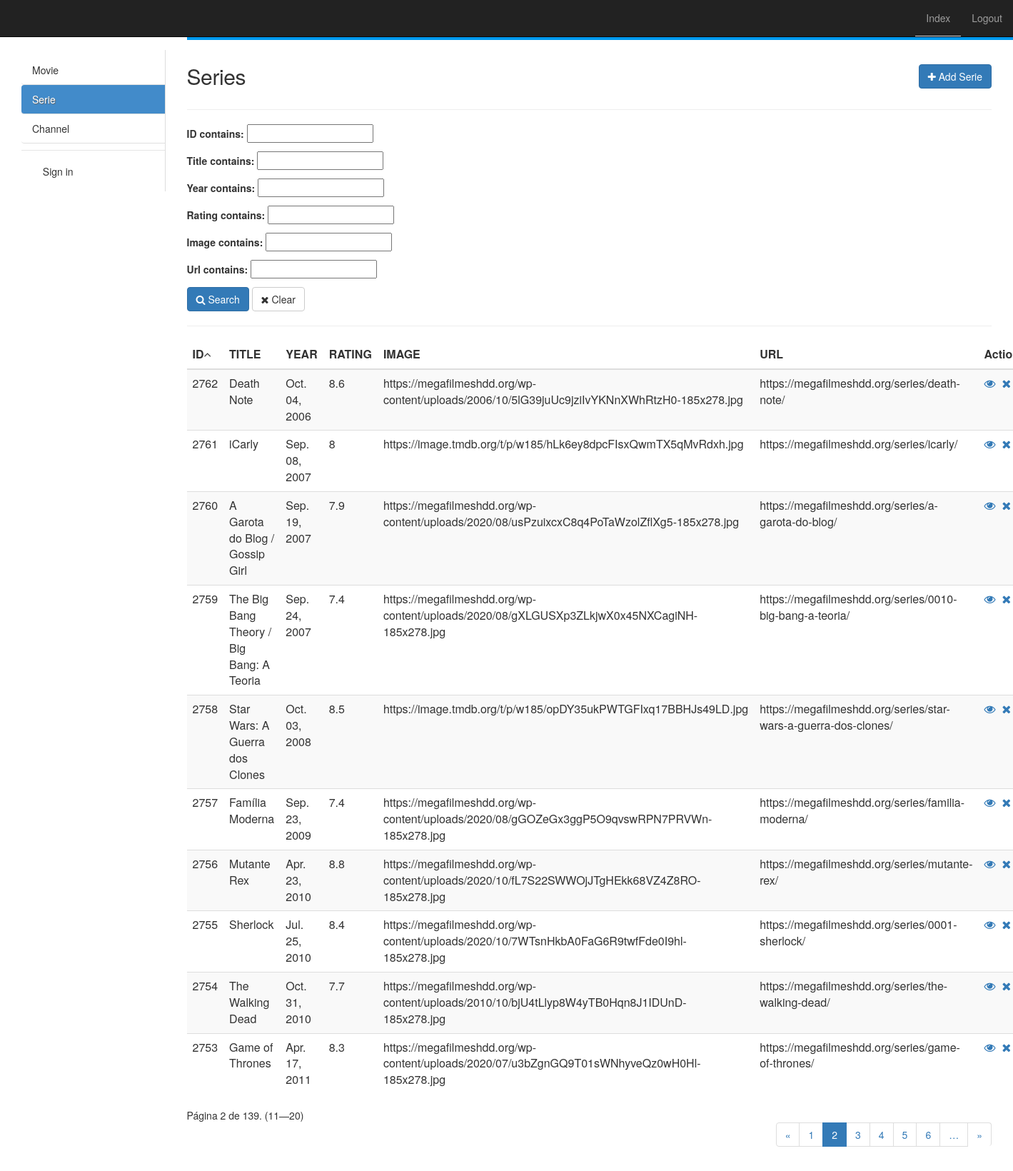
The app's page /serie/full/?page=2 (signed in) with its own data.
### app/models.py (models this page shows, shortened)
class TimeStamp(models.Model):
    created_at = models.DateTimeField(auto_now_add=True)
    updated_at = models.DateTimeField(auto_now=True)
    class Meta:
        abstract = True

class Serie(TimeStamp):
    title = models.CharField(max_length=255, blank=True, null=True)
    year = models.CharField(max_length=100, blank=True, null=True)
    rating = models.CharField(max_length=100, blank=True, null=True)
    image = models.URLField(blank=True, null=True)
    url = models.URLField(blank=True, null=True)

### app/views/serie.py (the view, shortened to what this page needs)
class ListFull(LoginRequiredMixin, SerieMixin, ListView):
    login_url = '/admin/login/'
    template_name = 'serie/list_full.html'
    model = Serie
    context_object_name = 'series'
    ordering = '-id'
    paginate_by = 10
    search = ''
    def get_queryset(self):
        queryset = super().get_queryset()
        filter = SerieFilter(self.request.GET, queryset)
        queryset = self.search_general(filter.qs)
        queryset = self.ordering_data(queryset)
        return queryset
    def search_general(self, qs):
        if 'search' in self.request.GET:
            self.search = self.request.GET['search']
            if self.search:
                search = self.search
                qs = qs.filter(Q(id__icontains=search) | Q(title__icontains=search) | Q(year__icontains=search) | Q(
                    rating__icontains=search) | Q(image__icontains=search) | Q(url__icontains=search))
        return qs
    def get_ordering(self):
        if 'ordering' in self.request.GET:
            self.ordering = self.request.GET['ordering']
            if self.ordering:
                return self.ordering
            else:
                self.ordering = '-id'
        return self.ordering
    def ordering_data(self, qs):
        qs = qs.order_by(self.get_ordering())
        return qs
    def get_context_data(self, **kwargs):
        context = super(ListFull, self).get_context_data(**kwargs)
        queryset = self.get_queryset()
        filter = SerieFilter(self.request.GET, queryset)
        page_size = self.get_paginate_by(queryset)
        if page_size:
            paginator, page, queryset, is_paginated = self.paginate_queryset(queryset, page_size)
            context.update(**{
                'ordering': self.ordering,
                'search': self.search,
                'filter': filter,
                'paginator': paginator,
                'page_obj': page,
                'is_paginated': is_paginated,
                'object_list': queryset
            })
        return context

### app/mixins.py (called while the page is built)
    def get_context_data(self, **kwargs):
        context = super(SerieMixin, self).get_context_data(**kwargs)
        if self.model:
            context['model_name'] = self.model._meta.verbose_name.title()
            context['model_name_plural'] = self.model._meta.verbose_name_plural.title()
        return context

### app/templatetags/my_tags.py (called while the page is built)
@register.simple_tag(takes_context=True)
def param_replace(context, **kwargs):
    d = context['request'].GET.copy()
    for k, v in kwargs.items():
        d[k] = v
    for k in [k for k, v in d.items() if not v]:
        del d[k]
    return d.urlencode()

### app/templates/serie/list_full.html (shortened to what this page needs)
﻿{% extends 'base.html' %}
{% load my_tags %}
{% load static %}
{% load form_utils %}
{% block content %}
    <div id="top" class="row">
        <div class="col-sm-3">
            <h2> {{ model_name_plural }}</h2>
        </div>
        <div class="col-sm-3 col-sm-offset-6">
            <a href="{% url 'SERIE_create' %}" class="btn btn-primary pull-right h2"><i
                    class="fa fa-plus"></i> Add Serie
            </a>
        </div>
    </div>
    <hr/>
    <form id="advancedForm" method="get" action="{% url 'SERIE_list_full' %}">
        <div class="row">
            <div class="col-sm-12">
                {{ filter.form.as_p }}
                <button type="submit" class="btn btn-primary" id="search_btn">
                    <i class="fa fa-search"></i> Search
                </button>
                <button type="button" class="btn btn-default" id="clear">
                    <i class="fa fa-close"></i> Clear
                </button>
            </div>
        </div>
        <hr/>
        <div id="list" class="row">
            <div class="col-md-12">
                <header>
                    <div class="form-group form-inline pull-right">
                        <label>Search:</label>
                    </div>
                </header>
                <table id="table" class="table table-striped" cellspacing="0" cellpadding="0">
                    <thead>
                        <tr>
                             <th>ID</th>
 <th>TITLE</th>
 <th>YEAR</th>
 <th>RATING</th>
 <th>IMAGE</th>
 <th>URL</th>
                            <th class="actions">Actions</th>
                        </tr>
                    </thead>
                    <tbody>
                    {% for serie in object_list %}
                        <tr>
                             <td>{{ serie.id }}</td>
 <td>{{ serie.title }}</td>
 <td>{{ serie.year }}</td>
 <td>{{ serie.rating }}</td>
 <td>{{ serie.image }}</td>
 <td>{{ serie.url }}</td>
 <td><a href="{% url 'SERIE_detail' serie.id %}"><i class="fa fa-eye"></i></a>&nbsp;&nbsp;<a href="{% url 'SERIE_delete' serie.id %}"><i class="fa fa-close"></i></a></td>
                        </tr>
                    {% endfor %}
                    </tbody>
                </table>
                <div class="row">
                    <div class="col-sm-12">
                        <span class="current pull-left">
                            Página {{ page_obj.number }} de {{ page_obj.paginator.num_pages }}. ({{ page_obj.start_index }}—{{ page_obj.end_index }})
                        </span>
                        {% if is_paginated %}
                            <ul class="pagination pagination-flat pull-right">
                                {% if page_obj.has_previous %}
                                    <li class="page-item"><a class="page-link"
                                                             href="?{% param_replace page=page_obj.previous_page_number %}">&laquo;</a>
                                    </li>
                                {% else %}
                                    <li class="page-item disabled"><span>&laquo;</span></li>
                                {% endif %}
                                {% for i in page_obj.paginator.page_range %}
                                    {% if page_obj.number == i %}
                                        <li class="page-item active"><span>{{ i }} </span>
                                        </li>
                                    {% elif i > page_obj.number|add:'-5' and i < page_obj.number|add:'5' %}
                                        <li class="page-item"><a class="page-link"
                                                                 href="?{% param_replace page=i %}">{{ i }}</a></li>
                                    {% endif %}
                                {% endfor %}
                                {% if page_obj.paginator.num_pages > page_obj.number|add:'4' %}
                                    <li class="page-item"><a class="page-link"
                                                             href="?{% param_replace page=page_obj.number|add:'5' %}">&hellip;</a>
                                    </li>
                                {% endif %}
                                {% if page_obj.has_next %}
                                    <li class="page-item"><a class="page-link"
                                                             href="?{% param_replace page=page_obj.next_page_number %}">&raquo;</a>
                                    </li>
                                {% else %}
                                    <li class="page-item disabled"><span>&raquo;</span></li>
                                {% endif %}
                            </ul>
                        {% endif %}
                    </div>
                </div>
            </div>
        </div>
    </form>
{% endblock %}

### static/default/css/guia.css (style rules this page uses)
body { -webkit-text-size-adjust:none;-webkit-font-smoothing:antialiased;background-color:#f5f5f5 }
header { height:56px;background-color:#0099EE;position:fixed;top:0;width:100%;z-index:20;transition:background-color 350ms ease-in-out }
p { margin-bottom:16px }
h2,h3 { text-overflow:ellipsis;white-space:nowrap;overflow:hidden }
h2 { font:600 16px/20px 'Open Sans', sans-serif;color:rgba(0,0,0,0.87);letter-spacing:-0.4px;margin-bottom:4px }
ul li a { display:-webkit-flex;display:flex;-webkit-flex-direction:row;flex-direction:row;text-decoration:none;border-bottom:1px solid #e0e0e0 }
ul li:last-child a { border-bottom:0 }

### records on screen
Serie: id "2762", title "Death Note", year "Oct. 04, 2006", rating "8.6", image "https://megafilmeshdd.org/wp-content/uploads/2006/10/5lG39juUc9jziIvYKNnXWhRtzH0-185x278.jpg", url "https://megafilmeshdd.org/series/death-note/"
Serie: id "2761", title "iCarly", year "Sep. 08, 2007", rating "8", image "https://image.tmdb.org/t/p/w185/hLk6ey8dpcFIsxQwmTX5qMvRdxh.jpg", url "https://megafilmeshdd.org/series/icarly/"
Serie: id "2760", title "A Garota do Blog / Gossip Girl", year "Sep. 19, 2007", rating "7.9", image "https://megafilmeshdd.org/wp-content/uploads/2020/08/usPzuixcxC8q4PoTaWzolZflXg5-185x278.jpg", url "https://megafilmeshdd.org/series/a-garota-do-blog/"
Serie: id "2759", title "The Big Bang Theory / Big Bang: A Teoria", year "Sep. 24, 2007", rating "7.4", image "https://megafilmeshdd.org/wp-content/uploads/2020/08/gXLGUSXp3ZLkjwX0x45NXCagiNH-185x278.jpg", url "https://megafilmeshdd.org/series/0010-big-bang-a-teoria/"
Serie: id "2758", title "Star Wars: A Guerra dos Clones", year "Oct. 03, 2008", rating "8.5", image "https://image.tmdb.org/t/p/w185/opDY35ukPWTGFIxq17BBHJs49LD.jpg", url "https://megafilmeshdd.org/series/star-wars-a-guerra-dos-clones/"
Serie: id "2757", title "Família Moderna", year "Sep. 23, 2009", rating "7.4", image "https://megafilmeshdd.org/wp-content/uploads/2020/08/gGOZeGx3ggP5O9qvswRPN7PRVWn-185x278.jpg", url "https://megafilmeshdd.org/series/familia-moderna/"
Serie: id "2756", title "Mutante Rex", year "Apr. 23, 2010", rating "8.8", image "https://megafilmeshdd.org/wp-content/uploads/2020/10/fL7S22SWWOjJTgHEkk68VZ4Z8RO-185x278.jpg", url "https://megafilmeshdd.org/series/mutante-rex/"
Serie: id "2755", title "Sherlock", year "Jul. 25, 2010", rating "8.4", image "https://megafilmeshdd.org/wp-content/uploads/2020/10/7WTsnHkbA0FaG6R9twfFde0I9hl-185x278.jpg", url "https://megafilmeshdd.org/series/0001-sherlock/"
Serie: id "2754", title "The Walking Dead", year "Oct. 31, 2010", rating "7.7", image "https://megafilmeshdd.org/wp-content/uploads/2010/10/bjU4tLlyp8W4yTB0Hqn8J1IDUnD-185x278.jpg", url "https://megafilmeshdd.org/series/the-walking-dead/"
Serie: id "2753", title "Game of Thrones", year "Apr. 17, 2011", rating "8.3", image "https://megafilmeshdd.org/wp-content/uploads/2020/07/u3bZgnGQ9T01sWNhyveQz0wH0Hl-185x278.jpg", url "https://megafilmeshdd.org/series/game-of-thrones/"

### other values on screen
{{ model_name_plural }} "Series"
{{ page_obj.number }} "2"
{{ page_obj.paginator.num_pages }} "139"
{{ page_obj.start_index }} "11"
{{ page_obj.end_index }} "20"
{{ i }} "1" "3" "4" "5" "6"
{{ i }} "2"
